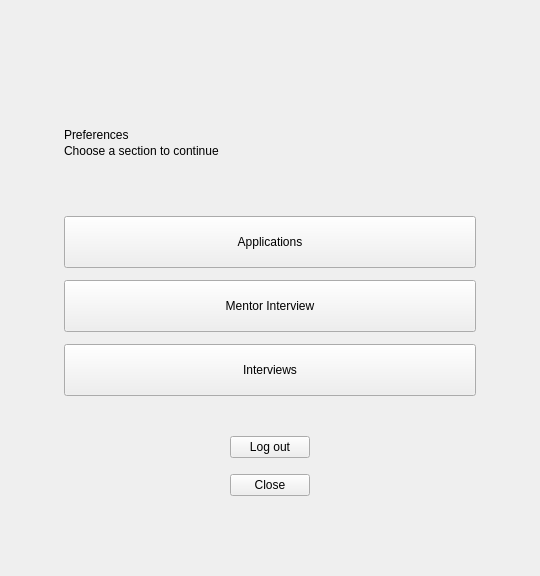
<?xml version="1.0" encoding="UTF-8"?>
<ui version="4.0">
 <class>PreferencesPage</class>
 <widget class="QWidget" name="pageRoot">
  <property name="windowTitle"><string>CRM Capstone - Preferences</string></property>
  <layout class="QVBoxLayout" name="rootLayout">
   <property name="leftMargin"><number>40</number></property>
   <property name="topMargin"><number>40</number></property>
   <property name="rightMargin"><number>40</number></property>
   <property name="bottomMargin"><number>40</number></property>
   <property name="spacing"><number>16</number></property>
   <item><spacer name="topSpacer"><property name="orientation"><enum>Qt::Orientation::Vertical</enum></property><property name="sizeHint" stdset="0"><size><width>20</width><height>40</height></size></property></spacer></item>
   <item alignment="Qt::AlignmentFlag::AlignHCenter"><widget class="QLabel" name="labelLogo"/></item>
   <item alignment="Qt::AlignmentFlag::AlignHCenter">
    <widget class="QFrame" name="headerBar">
     <property name="minimumSize"><size><width>460</width><height>0</height></size></property>
     <property name="maximumSize"><size><width>460</width><height>16777215</height></size></property>
     <layout class="QVBoxLayout" name="headerLayout">
      <property name="leftMargin"><number>24</number></property>
      <property name="topMargin"><number>18</number></property>
      <property name="rightMargin"><number>24</number></property>
      <property name="bottomMargin"><number>18</number></property>
      <property name="spacing"><number>2</number></property>
      <item><widget class="QLabel" name="headerTitle"><property name="text"><string>Preferences</string></property></widget></item>
      <item><widget class="QLabel" name="headerSub"><property name="text"><string>Choose a section to continue</string></property></widget></item>
     </layout>
    </widget>
   </item>
   <item alignment="Qt::AlignmentFlag::AlignHCenter">
    <widget class="QFrame" name="card">
     <property name="minimumSize"><size><width>460</width><height>0</height></size></property>
     <property name="maximumSize"><size><width>460</width><height>16777215</height></size></property>
     <layout class="QVBoxLayout" name="cardLayout">
      <property name="leftMargin"><number>24</number></property>
      <property name="topMargin"><number>24</number></property>
      <property name="rightMargin"><number>24</number></property>
      <property name="bottomMargin"><number>24</number></property>
      <property name="spacing"><number>12</number></property>
      <item><widget class="QPushButton" name="btnApplications"><property name="text"><string>Applications</string></property><property name="minimumSize"><size><width>0</width><height>52</height></size></property></widget></item>
      <item><widget class="QPushButton" name="btnMentorInterview"><property name="text"><string>Mentor Interview</string></property><property name="minimumSize"><size><width>0</width><height>52</height></size></property></widget></item>
      <item><widget class="QPushButton" name="btnInterviews"><property name="text"><string>Interviews</string></property><property name="minimumSize"><size><width>0</width><height>52</height></size></property></widget></item>
     </layout>
    </widget>
   </item>
   <item alignment="Qt::AlignmentFlag::AlignHCenter"><widget class="QPushButton" name="btnLogout"><property name="text"><string>Log out</string></property></widget></item>
   <item alignment="Qt::AlignmentFlag::AlignHCenter"><widget class="QPushButton" name="btnClose"><property name="text"><string>Close</string></property></widget></item>
   <item><spacer name="bottomSpacer"><property name="orientation"><enum>Qt::Orientation::Vertical</enum></property><property name="sizeHint" stdset="0"><size><width>20</width><height>40</height></size></property></spacer></item>
  </layout>
 </widget>
 <resources/>
 <connections/>
</ui>
